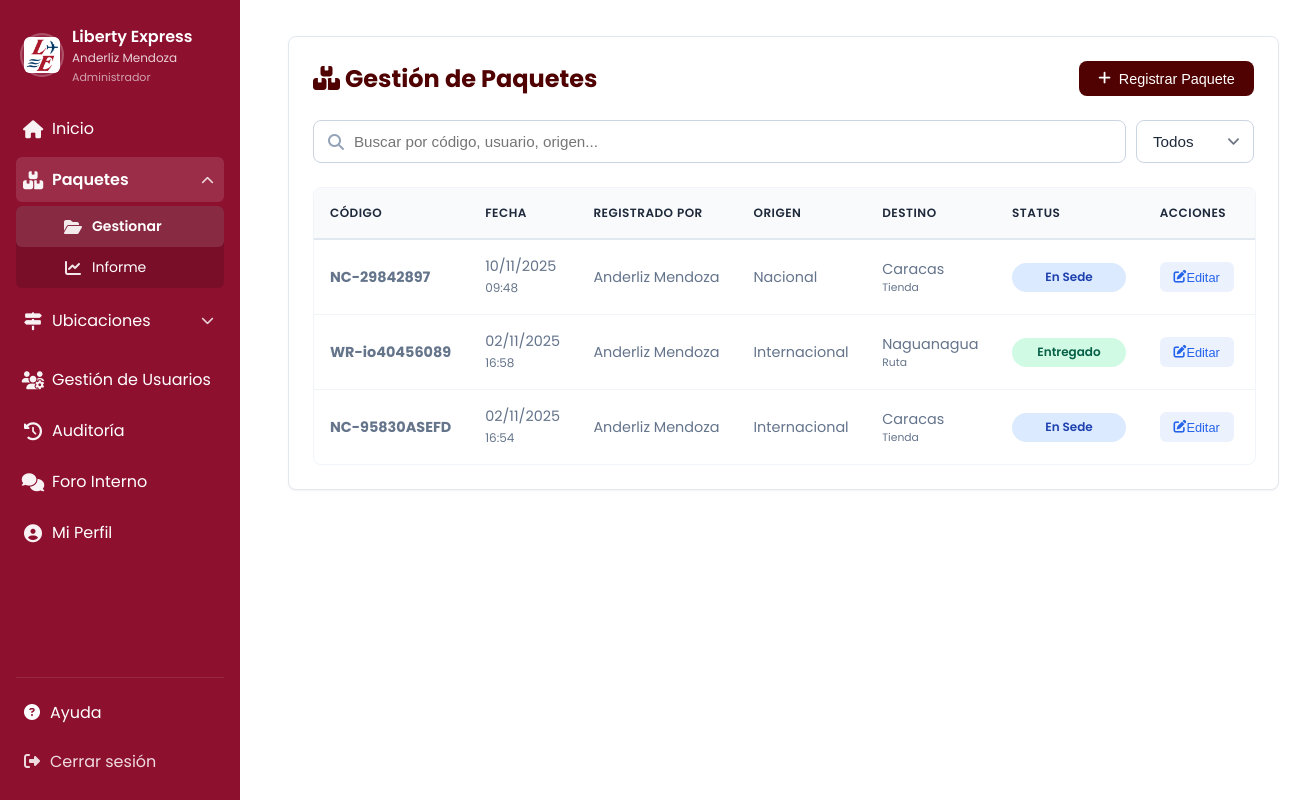
The page /paquetes/gestion.php (signed in) on the database as committed earlier.
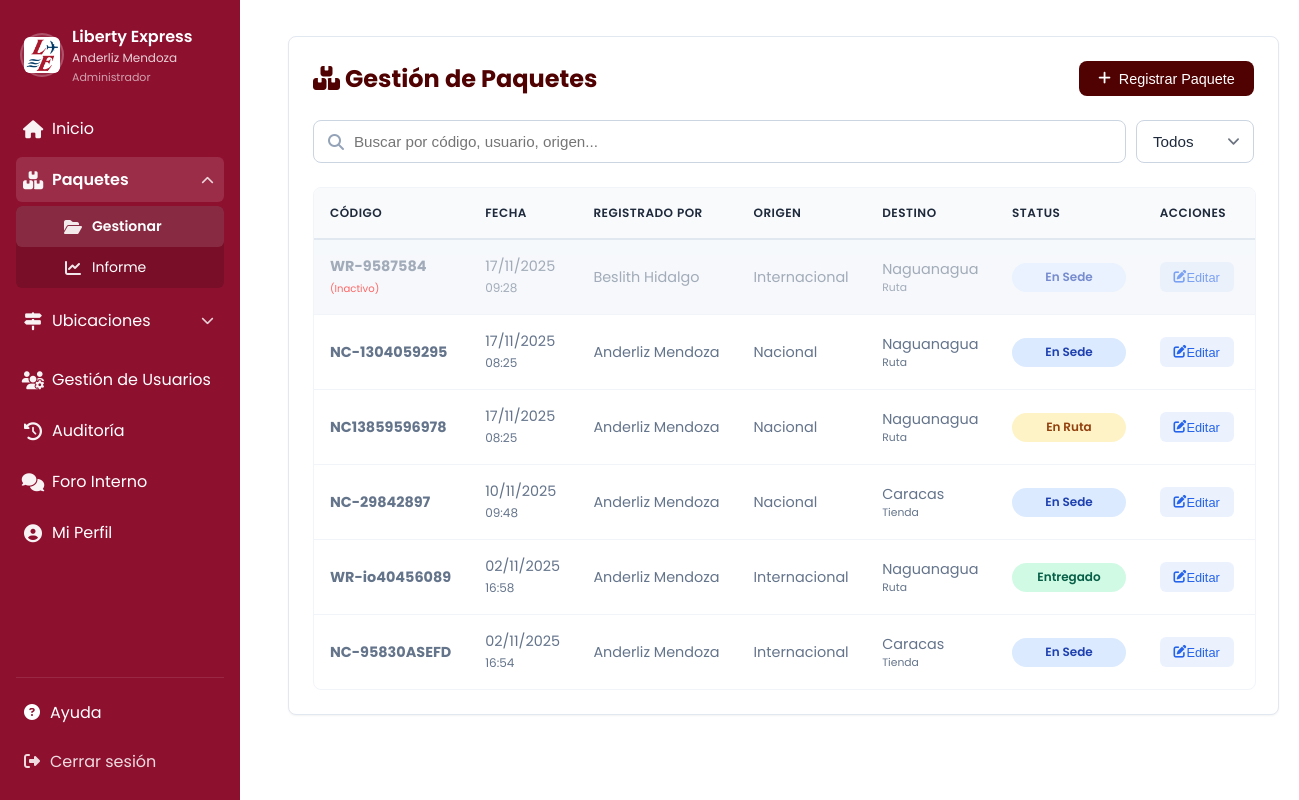
The same page on the database as committed later.
### tables this page shows
CREATE TABLE `paquete` (
  `Codigo` varchar(50) NOT NULL,
  `Origen_id` int(11) NOT NULL,
  `Fecha_Registro` timestamp NULL DEFAULT current_timestamp(),
  `Tipo_Destino_ID` varchar(50) NOT NULL,
  `Destino_id` int(11) NOT NULL,
  `Usuario_id` int(11) NOT NULL,
  `Status` varchar(20) DEFAULT 'Registrado',
  `Estado` int(1) NOT NULL DEFAULT 1
);

CREATE TABLE `usuario` (
  `id` int(11) NOT NULL,
  `nombre` varchar(30) NOT NULL,
  `apellido` varchar(30) NOT NULL,
  `turno` int(11) NOT NULL,
  `correo` varchar(255) NOT NULL,
  `contraseña` varchar(100) NOT NULL,
  `estado` int(11) NOT NULL,
  `rol_id` int(11) NOT NULL,
  `requiere_cambio` int(1) NOT NULL DEFAULT 1,
  `token_password` varchar(100) DEFAULT NULL,
  `token_expiracion` datetime DEFAULT NULL
);

CREATE TABLE `origen` (
  `Origen_id` int(11) NOT NULL,
  `Nombre` varchar(100) NOT NULL
);

CREATE TABLE `destino` (
  `Destino_id` int(11) NOT NULL,
  `Nombre` varchar(100) NOT NULL,
  `Modalidad` varchar(50) DEFAULT NULL,
  `Estado` varchar(50) DEFAULT NULL
);

### paquetes/gestion.php (the view, shortened to what the changed rows need)
<?php
include($_SERVER['DOCUMENT_ROOT'] . '/liberty/app/db/connect.php');
$es_ajax = isset($_GET['ajax_mode']);
$sql = "
    SELECT
        p.Codigo,
        p.Fecha_Registro,
        p.Status,
        p.Estado,
        p.Tipo_Destino_ID,
        p.Origen_id,
        p.Destino_id,
        p.Motivo_Devolucion,
        o.Nombre AS OrigenNombre,
        d.Nombre AS DestinoNombre,
        d.Modalidad AS DestinoModalidad,
        u.nombre AS UserNombre,
        u.apellido AS UserApellido
    FROM
        Paquete p
    JOIN
        Origen o ON p.Origen_id = o.Origen_id
    JOIN
        Destino d ON p.Destino_id = d.Destino_id
    JOIN
        usuario u ON p.Usuario_id = u.id
    WHERE 1=1
";
$params = [];
$sql .= " ORDER BY p.Fecha_Registro DESC";
try {
    $stmt = $conn->prepare($sql);
    $stmt->execute($params);
    $paquetes = $stmt->fetchAll(PDO::FETCH_OBJ);
} catch (PDOException $e) {
    if ($es_ajax) die("Error");
    die("Error al consultar datos: " . $e->getMessage());
}
?>
<!DOCTYPE html>
<html lang="es">
<head>
    <link rel="stylesheet" href="/liberty/app/assets/css/tables.css">
    <link rel="stylesheet" href="/liberty/app/assets/css/forms.css">
    <link rel="stylesheet" href="/liberty/app/assets/css/modal.css">
    <link rel="stylesheet" href="https://cdnjs.cloudflare.com/ajax/libs/font-awesome/6.4.0/css/all.min.css">
</head>
<body>
    <div class="app-wrap">
        <?php include($_SERVER['DOCUMENT_ROOT'] . '/liberty/app/includes/menu.php'); ?>
        <main class="main-content">
            <div class="table-container">
                <div class="table-header">
                    <h1><i class="fas fa-boxes"></i> Gestión de Paquetes</h1>
                </div>
                <div class="table-responsive">
                    <table class="data-table">
                        <thead>
                            <tr>
                                <th>Código</th>
                                <th>Fecha</th>
                                <th>Registrado Por</th> <th>Origen</th>
                                <th>Destino</th>
                                <th>Status</th>
                                <th>Acciones</th>
                            </tr>
                        </thead>
                        <tbody id="tabla-resultados">
                            <?php if (empty($paquetes)): ?>
                                <tr><td colspan="7" style="text-align:center; padding: 20px;">No hay paquetes registrados.</td></tr>
                            <?php else: ?>
                                <?php foreach ($paquetes as $paquete): ?>
                                    <?php
                                        $filaStyle = ($paquete->Estado == 0) ? 'opacity: 0.6; background-color: #f1f5f9;' : '';
                                        $status_limpio = strtolower(str_replace([' ', 'ó'], ['', 'o'], $paquete->Status));
                                    ?>
                                    <tr class="filterable-row" style="<?php echo $filaStyle; ?>">
                                        <td>
                                            <strong><?php echo htmlspecialchars($paquete->Codigo); ?></strong>
                                            <?php if($paquete->Estado == 0): ?>
                                                <br><span style="font-size:0.7em; color:red;">(Inactivo)</span>
                                            <?php endif; ?>
                                        </td>
                                        <td>
                                            <?php echo date('d/m/Y', strtotime($paquete->Fecha_Registro)); ?><br>
                                            <small><?php echo date('H:i', strtotime($paquete->Fecha_Registro)); ?></small>
                                        </td>
                                        <td><?php echo htmlspecialchars($paquete->UserNombre . ' ' . $paquete->UserApellido); ?></td>
                                        <td><?php echo htmlspecialchars($paquete->OrigenNombre); ?></td>
                                        <td>
                                            <?php echo htmlspecialchars($paquete->DestinoNombre); ?>
                                            <div style="font-size: 0.75em; color: #64748b;">
                                                <?php echo htmlspecialchars($paquete->DestinoModalidad); ?>
                                            </div>
                                        </td>
                                        <td>
                                            <span class="status-badge status-<?php echo $status_limpio; ?>">
                                                <?php echo htmlspecialchars($paquete->Status); ?>
                                            </span>
                                        </td>
                                        <td>
                                            <button class="btn-action edit btn-open-editar"
                                                data-codigo="<?php echo htmlspecialchars($paquete->Codigo); ?>"
                                                data-origen="<?php echo $paquete->Origen_id; ?>"
                                                data-tipo="<?php echo htmlspecialchars($paquete->Tipo_Destino_ID); ?>"
                                                data-destino="<?php echo $paquete->Destino_id; ?>"
                                                data-status="<?php echo htmlspecialchars($paquete->Status); ?>"
                                                data-estado="<?php echo $paquete->Estado; ?>"
                                                data-motivo="<?php echo htmlspecialchars($paquete->Motivo_Devolucion ?? ''); ?>"
                                                title="Editar Paquete Completo">
                                                <i class="fas fa-edit"></i> Editar
                                            </button>
                                        </td>
                                    </tr>
                                <?php endforeach; ?>
                            <?php endif; ?>
                        </tbody>
                    </table>
                </div>
            </div>
        </main>
    </div>
</body>
</html>

Rows that differ between the two databases and show on the page:
added paquete: Codigo "WR-9587584", Estado "(Inactivo)", Fecha_Registro "17/11/2025", Fecha_Registro "09:28", Usuario.apellido "Beslith Hidalgo", Origen.Nombre "Internacional", Destino.Nombre "Naguanagua", Destino.Modalidad "Ruta", Status "En Sede"
added paquete: Codigo "NC-1304059295", Fecha_Registro "17/11/2025", Fecha_Registro "08:25", Usuario.apellido "Anderliz Mendoza", Origen.Nombre "Nacional", Destino.Nombre "Naguanagua", Destino.Modalidad "Ruta", Status "En Sede"
added paquete: Codigo "NC13859596978", Fecha_Registro "17/11/2025", Fecha_Registro "08:25", Usuario.apellido "Anderliz Mendoza", Origen.Nombre "Nacional", Destino.Nombre "Naguanagua", Destino.Modalidad "Ruta", Status "En Ruta"
